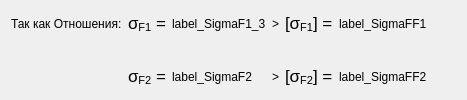
           <widget class="QFrame" name="frame_100">
            <property name="frameShape">
             <enum>QFrame::NoFrame</enum>
            </property>
            <property name="frameShadow">
             <enum>QFrame::Raised</enum>
            </property>
            <layout class="QGridLayout" name="gridLayout_181">
             <property name="topMargin">
              <number>0</number>
             </property>
             <property name="rightMargin">
              <number>0</number>
             </property>
             <property name="bottomMargin">
              <number>0</number>
             </property>
             <item row="0" column="0">
              <widget class="QLabel" name="label_644">
               <property name="text">
                <string>Так как Отношения:</string>
               </property>
              </widget>
             </item>
             <item row="0" column="1">
              <widget class="QLabel" name="label_645">
               <property name="text">
                <string>&lt;!DOCTYPE HTML PUBLIC &quot;-//W3C//DTD HTML 4.0//EN&quot; &quot;http://www.w3.org/TR/REC-html40/strict.dtd&quot;&gt;
&lt;html&gt;&lt;head&gt;&lt;meta name=&quot;qrichtext&quot; content=&quot;1&quot; /&gt;&lt;style type=&quot;text/css&quot;&gt;
p, li { white-space: pre-wrap; }
&lt;/style&gt;&lt;/head&gt;&lt;body style=&quot; font-family:'Lucida Grande'; font-size:13pt; font-weight:400; font-style:normal;&quot;&gt;
&lt;p style=&quot; margin-top:0px; margin-bottom:0px; margin-left:0px; margin-right:0px; -qt-block-indent:0; text-indent:0px;&quot;&gt;σ&lt;span style=&quot; vertical-align:sub;&quot;&gt;F1&lt;/span&gt; =&lt;/p&gt;&lt;/body&gt;&lt;/html&gt;</string>
               </property>
              </widget>
             </item>
             <item row="0" column="6">
              <spacer name="horizontalSpacer_192">
               <property name="orientation">
                <enum>Qt::Horizontal</enum>
               </property>
               <property name="sizeHint" stdset="0">
                <size>
                 <width>40</width>
                 <height>20</height>
                </size>
               </property>
              </spacer>
             </item>
             <item row="0" column="3">
              <widget class="QLabel" name="label_OtnoshenieSigmaF1_2">
               <property name="text">
                <string>&gt;</string>
               </property>
              </widget>
             </item>
             <item row="0" column="2">
              <widget class="QLabel" name="label_SigmaF1_5">
               <property name="text">
                <string>label_SigmaF1_3</string>
               </property>
              </widget>
             </item>
             <item row="0" column="4">
              <widget class="QLabel" name="label_646">
               <property name="text">
                <string>&lt;!DOCTYPE HTML PUBLIC &quot;-//W3C//DTD HTML 4.0//EN&quot; &quot;http://www.w3.org/TR/REC-html40/strict.dtd&quot;&gt;
&lt;html&gt;&lt;head&gt;&lt;meta name=&quot;qrichtext&quot; content=&quot;1&quot; /&gt;&lt;style type=&quot;text/css&quot;&gt;
p, li { white-space: pre-wrap; }
&lt;/style&gt;&lt;/head&gt;&lt;body style=&quot; font-family:'Lucida Grande'; font-size:13pt; font-weight:400; font-style:normal;&quot;&gt;
&lt;p style=&quot; margin-top:0px; margin-bottom:0px; margin-left:0px; margin-right:0px; -qt-block-indent:0; text-indent:0px;&quot;&gt;[σ&lt;span style=&quot; vertical-align:sub;&quot;&gt;F1&lt;/span&gt;] =&lt;/p&gt;&lt;/body&gt;&lt;/html&gt;</string>
               </property>
              </widget>
             </item>
             <item row="0" column="5">
              <widget class="QLabel" name="label_SigmaFF1_2">
               <property name="text">
                <string>label_SigmaFF1</string>
               </property>
              </widget>
             </item>
             <item row="1" column="1">
              <widget class="QLabel" name="label_647">
               <property name="text">
                <string>&lt;!DOCTYPE HTML PUBLIC &quot;-//W3C//DTD HTML 4.0//EN&quot; &quot;http://www.w3.org/TR/REC-html40/strict.dtd&quot;&gt;
&lt;html&gt;&lt;head&gt;&lt;meta name=&quot;qrichtext&quot; content=&quot;1&quot; /&gt;&lt;style type=&quot;text/css&quot;&gt;
p, li { white-space: pre-wrap; }
&lt;/style&gt;&lt;/head&gt;&lt;body style=&quot; font-family:'Lucida Grande'; font-size:13pt; font-weight:400; font-style:normal;&quot;&gt;
&lt;p style=&quot; margin-top:0px; margin-bottom:0px; margin-left:0px; margin-right:0px; -qt-block-indent:0; text-indent:0px;&quot;&gt;σ&lt;span style=&quot; vertical-align:sub;&quot;&gt;F2&lt;/span&gt; =&lt;/p&gt;&lt;/body&gt;&lt;/html&gt;</string>
               </property>
              </widget>
             </item>
             <item row="1" column="2">
              <widget class="QLabel" name="label_648">
               <property name="text">
                <string>label_SigmaF2</string>
               </property>
              </widget>
             </item>
             <item row="1" column="3">
              <widget class="QLabel" name="label_OtnoshenieSigmaF2_2">
               <property name="text">
                <string>&gt;</string>
               </property>
              </widget>
             </item>
             <item row="1" column="4">
              <widget class="QLabel" name="label_649">
               <property name="text">
                <string>&lt;!DOCTYPE HTML PUBLIC &quot;-//W3C//DTD HTML 4.0//EN&quot; &quot;http://www.w3.org/TR/REC-html40/strict.dtd&quot;&gt;
&lt;html&gt;&lt;head&gt;&lt;meta name=&quot;qrichtext&quot; content=&quot;1&quot; /&gt;&lt;style type=&quot;text/css&quot;&gt;
p, li { white-space: pre-wrap; }
&lt;/style&gt;&lt;/head&gt;&lt;body style=&quot; font-family:'Lucida Grande'; font-size:13pt; font-weight:400; font-style:normal;&quot;&gt;
&lt;p style=&quot; margin-top:0px; margin-bottom:0px; margin-left:0px; margin-right:0px; -qt-block-indent:0; text-indent:0px;&quot;&gt;[σ&lt;span style=&quot; vertical-align:sub;&quot;&gt;F2&lt;/span&gt;] =&lt;/p&gt;&lt;/body&gt;&lt;/html&gt;</string>
               </property>
              </widget>
             </item>
             <item row="1" column="5">
              <widget class="QLabel" name="label_SigmaFF2_2">
               <property name="text">
                <string>label_SigmaFF2</string>
               </property>
              </widget>
             </item>
            </layout>
           </widget>
